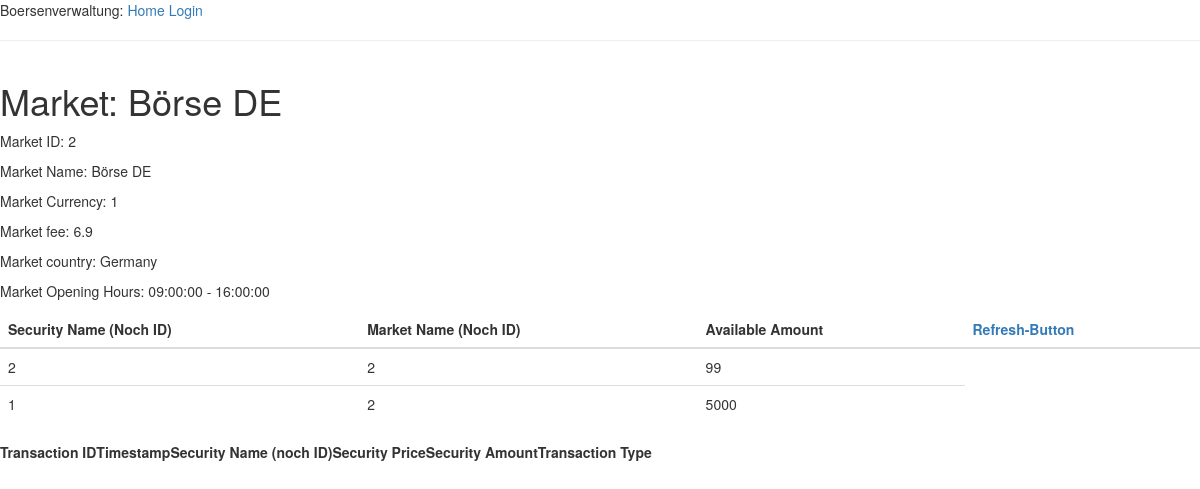
The app's page /markets/2, older data.
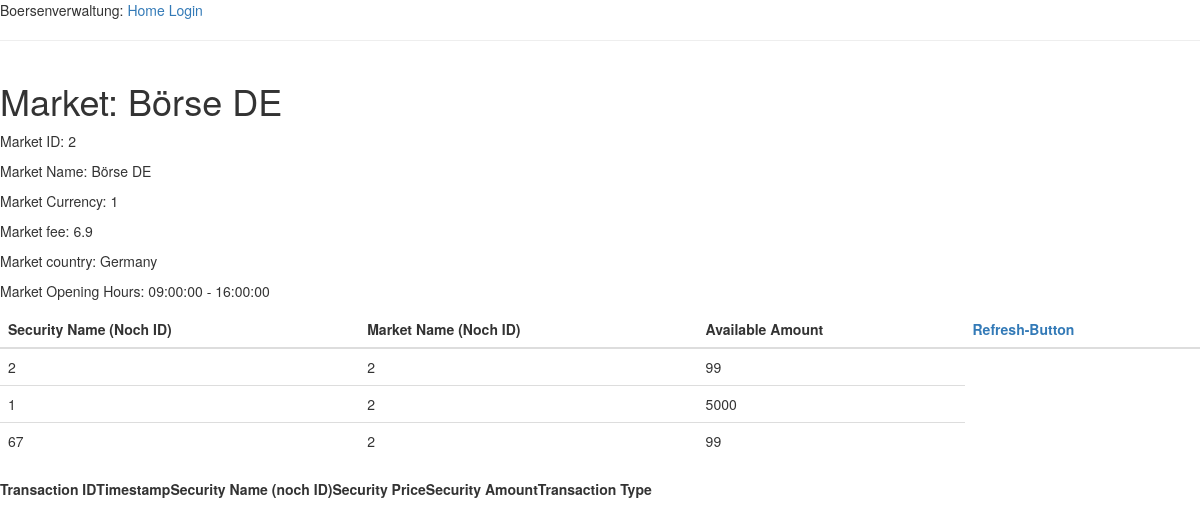
The same page, newer data.
### app/models.py (models this page shows, shortened)
class Offer(db.Model):
    security_id = Column(Integer, nullable=False, primary_key=True)
    market_id = Column(Integer, nullable=False, primary_key=True)
    amount = Column(Integer, nullable=False)

### app/routes.py (the view, shortened to what this page needs)
@app.route('/markets/<market_id>', methods=['GET'])
def market(market_id):
    market = Market.query.filter_by(market_id=market_id).first_or_404()
    transactions = Transactions.query \
        .filter_by(market_id=market_id)\
        .order_by(Transactions.transaction_id.desc()) \
        .limit(10) \
        .all()
    offer = Offer.query.filter_by(market_id=market_id).all()
    json_data = []
    if request.headers.get('Accept') == 'application/json':
        return jsonify(json_data)
    return render_template('market.html', market=market, transactions=transactions, offer=offer)

### app/routes.py (called while the page is built)
@app.before_request
def before_request():
    if current_user.is_authenticated:
        current_user.last_seen = datetime.utcnow()
        db.session.commit()

### app/templates/market.html (shortened to what this page needs)
{% extends "base.html" %}
{% block content %}
    <table>
        <tr>
            <td>
                <h1>Market: {{ market.market_name }}</h1>
                {% if market.market_id %}<p>Market ID: {{ market.market_id }}</p>{% endif %}
                {% if market.market_name %}<p>Market Name: {{ market.market_name}}</p>{% endif %}
                {% if market.market_currency_id %}<p>Market Currency: {{ market.market_currency_id}}</p>{% endif %}
                {% if market.market_fee %}<p>Market fee: {{ market.market_fee}}</p>{% endif %}
                {% if market.market_country %}<p>Market country: {{ market.market_country}}</p>{% endif %}
                {% if market.opens_at %}<p>Market Opening Hours: {{ market.opens_at}} - {{ market.closes_at}}</p>{% endif %}
            </td>
        </tr>
    </table>
    <table class="table table-sm table-hover ">
         <thead>
            <tr>
                <th>Security Name (Noch ID)</th>
                <th>Market Name (Noch ID)</th>
                <th>Available Amount</th>
                <th><a href="{{ url_for('refresh_offer', market_id=market.market_id)}}">Refresh-Button</a></th>
            </tr>
        </thead>
        <tbody>
            {% for offer in offer %}
                <tr>
                    <td>{{ offer.security_id }}</td>
                    <td>{{ offer.market_id }}</td>
                    <td>{{ offer.amount }}</td>
                </tr>
            {% endfor %}
        </tbody>
    </table>
     <table>
         <thead>
            <tr>
                <th>Transaction ID</th>
                <th>Timestamp</th>
                <th>Security Name (noch ID)</th>
                <th>Security Price</th>
                <th>Security Amount</th>
                <th>Transaction Type</th>
            </tr>
        </thead>
    </table>
{% endblock %}

Row changes from the older to the newer data that the page shows:
added Offer: security_id "67", market_id "2", amount "99"
